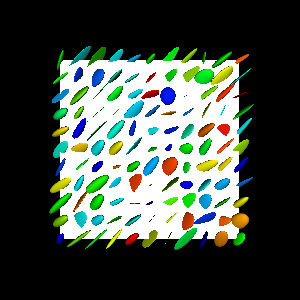

Python code for this plot:
#!/usr/bin/env python

# Generate random attributes on a plane using vtkRandomAttributeGenerator
# and visualize with tensor glyphs (spheres scaled by random tensors).

# Factory overrides
import vtkmodules.vtkInteractionStyle  # noqa: F401
import vtkmodules.vtkRenderingOpenGL2  # noqa: F401

from vtkmodules.vtkCommonCore import vtkMath
from vtkmodules.vtkFiltersCore import (
    vtkPolyDataNormals,
    vtkTensorGlyph,
)
from vtkmodules.vtkFiltersGeneral import vtkRandomAttributeGenerator
from vtkmodules.vtkFiltersSources import (
    vtkPlaneSource,
    vtkSphereSource,
)
from vtkmodules.vtkRenderingCore import (
    vtkActor,
    vtkPolyDataMapper,
    vtkRenderWindow,
    vtkRenderWindowInteractor,
    vtkRenderer,
)

# Force a starting random value
ra_math = vtkMath()
ra_math.RandomSeed(6)

# Generate random attributes on a plane
ps = vtkPlaneSource()
ps.SetXResolution(10)
ps.SetYResolution(10)

ag = vtkRandomAttributeGenerator()
ag.SetInputConnection(ps.GetOutputPort())
ag.GenerateAllDataOn()

# Sphere source for tensor glyphs
ss = vtkSphereSource()
ss.SetPhiResolution(16)
ss.SetThetaResolution(32)

# Tensor glyph
tg = vtkTensorGlyph()
tg.SetInputConnection(ag.GetOutputPort())
tg.SetSourceConnection(ss.GetOutputPort())
tg.SetInputArrayToProcess(1, 0, 0, 0, "RandomPointArray")
tg.SetScaleFactor(0.1)
tg.SetMaxScaleFactor(10)
tg.ClampScalingOn()

# Compute normals for smooth shading
normals = vtkPolyDataNormals()
normals.SetInputConnection(tg.GetOutputPort())

glyph_mapper = vtkPolyDataMapper()
glyph_mapper.SetInputConnection(normals.GetOutputPort())

glyph_actor = vtkActor()
glyph_actor.SetMapper(glyph_mapper)

# Show the base plane
plane_mapper = vtkPolyDataMapper()
plane_mapper.SetInputConnection(ps.GetOutputPort())

plane_actor = vtkActor()
plane_actor.SetMapper(plane_mapper)

# Renderer
renderer = vtkRenderer()
renderer.AddActor(glyph_actor)
renderer.AddActor(plane_actor)
renderer.SetBackground(0, 0, 0)

# Window
render_window = vtkRenderWindow()
render_window.SetMultiSamples(0)
render_window.AddRenderer(renderer)
render_window.SetSize(300, 300)
render_window.SetWindowName("random attribute generator basic")

# Interactor
interactor = vtkRenderWindowInteractor()
interactor.SetRenderWindow(render_window)

interactor.Initialize()
interactor.Start()
